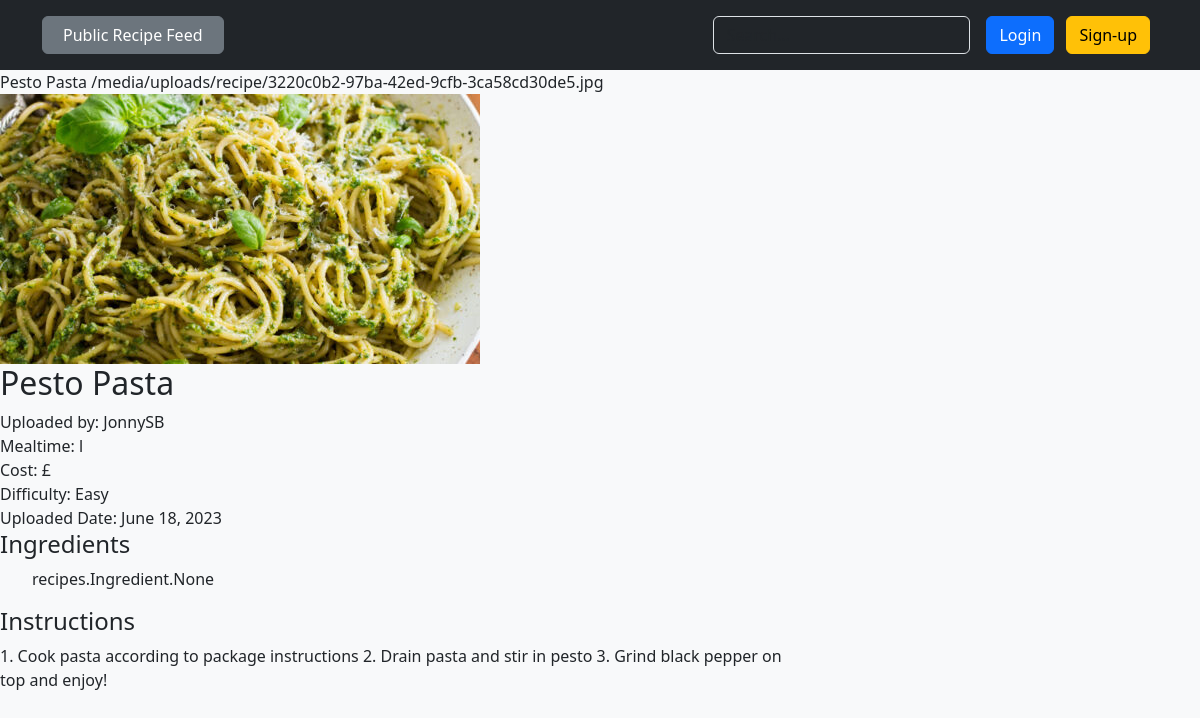
The page /recipes/recipe_detail/3 on the database its author committed.
### recipes/models.py (models this page shows, shortened)
class Recipe(models.Model):
    recipe_name = models.CharField(max_length=200)
    recipe_image = models.ImageField(upload_to=recipe_image_file_path)
    MEAL_TIME_CHOICES = [
        ('b', 'Breakfast'),
        ('l', 'Lunch'),
        ('d', 'Dinner'),
        ('s', 'Snack'),
    ]
    meal_time = models.CharField(
        max_length=1, choices=MEAL_TIME_CHOICES, default='b')
    ingredients = models.ManyToManyField('Ingredient')
    COST_CHOICES = [
        ('1', '£'),
        ('2', '££'),
        ('3', '£££'),
        ('4', '££££'),
    ]
    cost = models.CharField(max_length=1, choices=COST_CHOICES, default='1')
    instructions = models.TextField(max_length=800)
    DIFFICULTY_CHOICES = [
        ('e', 'Easy'),
        ('m', 'Medium'),
        ('d', 'Difficult'),
        ('p', 'Pro'),
    ]
    difficulty_level = models.CharField(max_length=1,
                                        choices=DIFFICULTY_CHOICES,
                                        default='e')
    tags = models.ManyToManyField('Tag')
    recipe_author = models.ForeignKey(User, on_delete=models.CASCADE)
    uploaded_date = models.DateField(auto_now_add=True)
    VISIBILITY_CHOICES = [
        ('pu', 'Public'),
        ('pr', 'Private'),
    ]
    visibility = models.CharField(
        max_length=2, choices=VISIBILITY_CHOICES, default='pu')

### recipes/views.py (the view)
class RecipeDetail(DetailView):
    model = Recipe

### recipes/templates/recipes/recipe_detail.html (shortened to what this page needs)
{% extends 'base.html' %}
{% block  content %}
{{recipe.recipe_name}}
{{recipe.recipe_image.url}}
<div class="col-lg-8">
    <article class="post-single">
        <div class="post-thumbnail">
            <img src="{{recipe.recipe_image.url}}" alt="post">
        </div>
      <h2 class="title">{{recipe.recipe_name}}</h2>
      <div class="post-meta">
        <div class="">
            <span>Uploaded by: {{recipe.recipe_author}}</span>
        </div>
        <div class="">
            <span>Mealtime: {{recipe.meal_time}}</span>
        </div>
        <div class="">
            <span>Cost: {{recipe.get_cost_display}}</span>
        </div>
        <div class="">
            <span>Difficulty: {{recipe.get_difficulty_level_display}}</span>
        </div>
        <div class="">
            <span>Uploaded Date: {{recipe.uploaded_date}}</span>
        </div>
      </div>
      <div class="post-content">
        <div class="recipe-ingredients">
            <h4>Ingredients</h4>
            <ul class="ct-list">
                {{recipe.ingredients}}
          </ul>
        </div>
        <div class="recipe-instructions">
          <h4>Instructions</h4>
          {{recipe.instructions}}
        </div>
      </div>
    </article>
{% endblock %}

### rows shown on the page
Recipe: recipe_name "Pesto Pasta", recipe_image "/media/uploads/recipe/3220c0b2-97ba-42ed-9cfb-3ca58cd30de5.jpg", recipe_image (picture), recipe_author "JonnySB", meal_time "l", cost "£", difficulty_level "Easy", uploaded_date "June 18, 2023", ingredients "recipes.Ingredient.None", instructions "1. Cook pasta according to package instructions 2. Drain pasta and stir in pesto 3. Grind black pepper on top and enjoy!"
